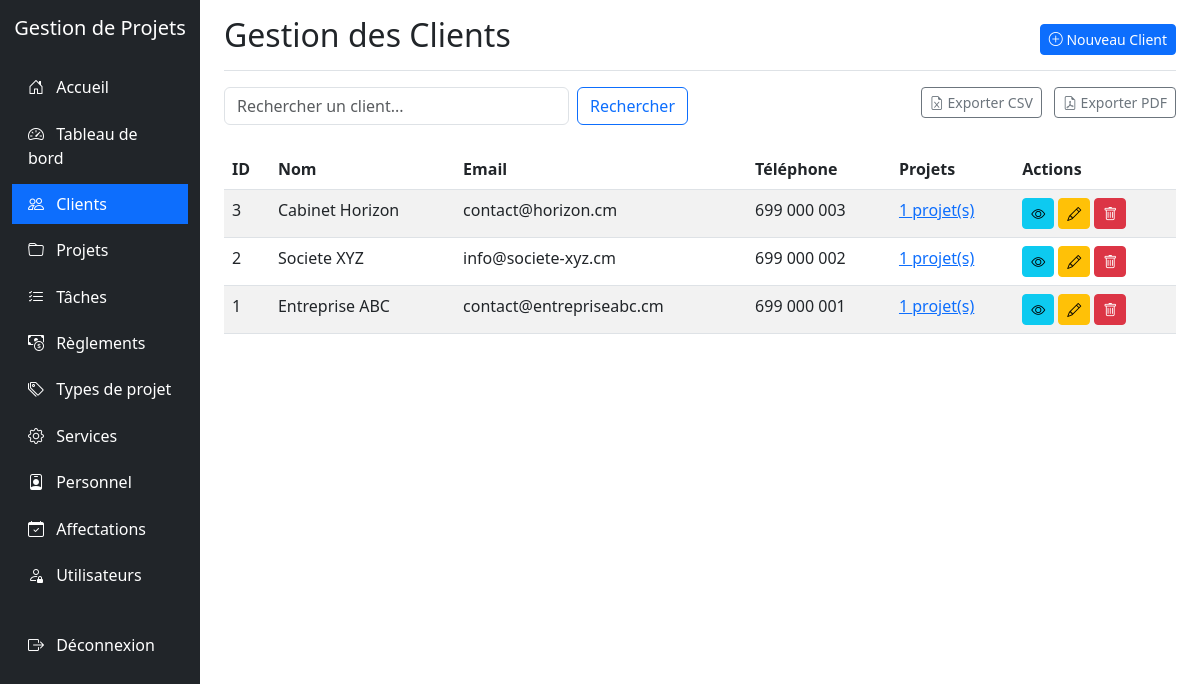
/clients/index.php (signed in), run on the app's committed database.
### tables this page shows
CREATE TABLE CLIENT (
  IdClient INT AUTO_INCREMENT PRIMARY KEY,
  NomClient VARCHAR(255) NOT NULL,
  AdresseClient VARCHAR(255) NULL,
  EmailClient VARCHAR(255) NULL,
  TelClient VARCHAR(50) NULL,
  CreatedAt TIMESTAMP DEFAULT CURRENT_TIMESTAMP,
  UpdatedAt TIMESTAMP DEFAULT CURRENT_TIMESTAMP ON UPDATE CURRENT_TIMESTAMP
);

### clients/index.php (the view, shortened to what this page needs)
<?php
require_once '../config.php';
$search = isset($_GET['search']) ? $_GET['search'] : '';
$where = '';
$sql = "SELECT * FROM CLIENT $where ORDER BY IdClient DESC";
$result = mysqli_query($conn, $sql);
?>
<!DOCTYPE html>
<html lang="fr">
<head>
    <link href="https://cdn.jsdelivr.net/npm/bootstrap@5.3.0-alpha1/dist/css/bootstrap.min.css" rel="stylesheet">
    <link rel="stylesheet" href="https://cdn.jsdelivr.net/npm/bootstrap-icons@1.10.0/font/bootstrap-icons.css">
</head>
<body>
    <div class="container-fluid">
        <div class="row">
            <div class="col-md-3 col-lg-2 d-md-block sidebar collapse">
                <div class="position-sticky pt-3">
                    <div class="text-center mb-4">
                        <h5 class="text-white">Gestion de Projets</h5>
                    </div>
                    <ul class="nav flex-column">
                        <li class="nav-item">
                            <a class="nav-link" href="../index.php">
                                <i class="bi bi-house-door"></i> Accueil
                            </a>
                        </li>
                        <li class="nav-item">
                            <a class="nav-link" href="../dashboard/index.php">
                                <i class="bi bi-speedometer2"></i> Tableau de bord
                            </a>
                        </li>
                        <li class="nav-item">
                            <a class="nav-link active" href="../clients/index.php">
                                <i class="bi bi-people"></i> Clients
                            </a>
                        </li>
                        <li class="nav-item">
                            <a class="nav-link" href="../projets/index.php">
                                <i class="bi bi-folder"></i> Projets
                            </a>
                        </li>
                        <li class="nav-item">
                            <a class="nav-link" href="../taches/index.php">
                                <i class="bi bi-list-check"></i> Tâches
                            </a>
                        </li>
                        <li class="nav-item">
                            <a class="nav-link" href="../reglements/index.php">
                                <i class="bi bi-cash-coin"></i> Règlements
                            </a>
                        </li>
                        <li class="nav-item">
                            <a class="nav-link" href="../typesprojet/index.php">
                                <i class="bi bi-tags"></i> Types de projet
                            </a>
                        </li>
                        <li class="nav-item">
                            <a class="nav-link" href="../services/index.php">
                                <i class="bi bi-gear"></i> Services
                            </a>
                        </li>
                        <li class="nav-item">
                            <a class="nav-link" href="../personnel/index.php">
                                <i class="bi bi-person-badge"></i> Personnel
                            </a>
                        </li>
                        <li class="nav-item">
                            <a class="nav-link" href="../affectations/index.php">
                                <i class="bi bi-calendar-check"></i> Affectations
                            </a>
                        </li>
                        <?php if ($_SESSION['role'] == 'admin'): ?>
                        <li class="nav-item">
                            <a class="nav-link" href="../utilisateurs/index.php">
                                <i class="bi bi-person-lock"></i> Utilisateurs
                            </a>
                        </li>
                        <?php endif; ?>
                        <li class="nav-item mt-4">
                            <a class="nav-link" href="../logout.php">
                                <i class="bi bi-box-arrow-right"></i> Déconnexion
                            </a>
                        </li>
                    </ul>
                </div>
            </div>
            <div class="col-md-9 ms-sm-auto col-lg-10 px-md-4">
                <div class="d-flex justify-content-between flex-wrap flex-md-nowrap align-items-center pt-3 pb-2 mb-3 border-bottom">
                    <h1 class="h2">Gestion des Clients</h1>
                    <div class="btn-toolbar mb-2 mb-md-0">
                        <a href="create.php" class="btn btn-sm btn-primary">
                            <i class="bi bi-plus-circle"></i> Nouveau Client
                        </a>
                    </div>
                </div>
                <div class="row mb-4">
                    <div class="col-md-6">
                        <form action="index.php" method="get" class="d-flex">
                            <input type="text" name="search" class="form-control me-2" placeholder="Rechercher un client..." value="<?php echo htmlspecialchars($search); ?>">
                            <button type="submit" class="btn btn-outline-primary">Rechercher</button>
                        </form>
                    </div>
                    <div class="col-md-6 text-end">
                        <a href="export_csv.php" class="btn btn-sm btn-outline-secondary me-2">
                            <i class="bi bi-file-earmark-excel"></i> Exporter CSV
                        </a>
                        <a href="export_pdf.php" class="btn btn-sm btn-outline-secondary">
                            <i class="bi bi-file-earmark-pdf"></i> Exporter PDF
                        </a>
                    </div>
                </div>
                <div class="table-responsive">
                    <table class="table table-striped table-hover">
                        <thead>
                            <tr>
                                <th>ID</th>
                                <th>Nom</th>
                                <th>Email</th>
                                <th>Téléphone</th>
                                <th>Projets</th>
                                <th>Actions</th>
                            </tr>
                        </thead>
                        <tbody>
                            <?php
                            if (mysqli_num_rows($result) > 0) {
                                while($row = mysqli_fetch_assoc($result)) {
                                    $clientId = $row['IdClient'];
                                    $projetsSql = "SELECT COUNT(*) as count FROM PROJET WHERE IdClient = $clientId";
                                    $projetsResult = mysqli_query($conn, $projetsSql);
                                    $projetsCount = mysqli_fetch_assoc($projetsResult)['count'];
                                    echo "<tr>";
                                    echo "<td>" . $row['IdClient'] . "</td>";
                                    echo "<td>" . htmlspecialchars($row['NomClient']) . "</td>";
                                    echo "<td>" . htmlspecialchars($row['EmailClient']) . "</td>";
                                    echo "<td>" . htmlspecialchars($row['TelClient']) . "</td>";
                                    echo "<td><a href='../projets/index.php?client=" . $clientId . "'>" . $projetsCount . " projet(s)</a></td>";
                                    echo "<td>";
                                    echo "<a href='view.php?id=" . $clientId . "' class='btn btn-sm btn-info me-1'><i class='bi bi-eye'></i></a>";
                                    echo "<a href='edit.php?id=" . $clientId . "' class='btn btn-sm btn-warning me-1'><i class='bi bi-pencil'></i></a>";
                                    echo "<a href='delete.php?id=" . $clientId . "' class='btn btn-sm btn-danger' onclick='return confirm(\"Êtes-vous sûr de vouloir supprimer ce client ?\")'><i class='bi bi-trash'></i></a>";
                                    echo "</td>";
                                    echo "</tr>";
                                }
                            } else {
                                echo "<tr><td colspan='6' class='text-center'>Aucun client trouvé</td></tr>";
                            }
                            ?>
                        </tbody>
                    </table>
                </div>
            </div>
        </div>
    </div>
</body>
</html>

### clients/index.php (style rules this page uses)
.sidebar { min-height: 100vh; background-color: #212529; }
.sidebar .nav-link { color: #fff; padding: 0.5rem 1rem; margin: 0.2rem 0; }
.sidebar .nav-link.active { background-color: #0d6efd; }
.sidebar .nav-link i { margin-right: 0.5rem; }

### data on the page
client: IdClient "3", NomClient "Cabinet Horizon", EmailClient "contact@horizon.cm", TelClient "699 000 003", projetsCount "1"
client: IdClient "2", NomClient "Societe XYZ", EmailClient "info@societe-xyz.cm", TelClient "699 000 002", projetsCount "1"
client: IdClient "1", NomClient "Entreprise ABC", EmailClient "contact@entrepriseabc.cm", TelClient "699 000 001", projetsCount "1"
